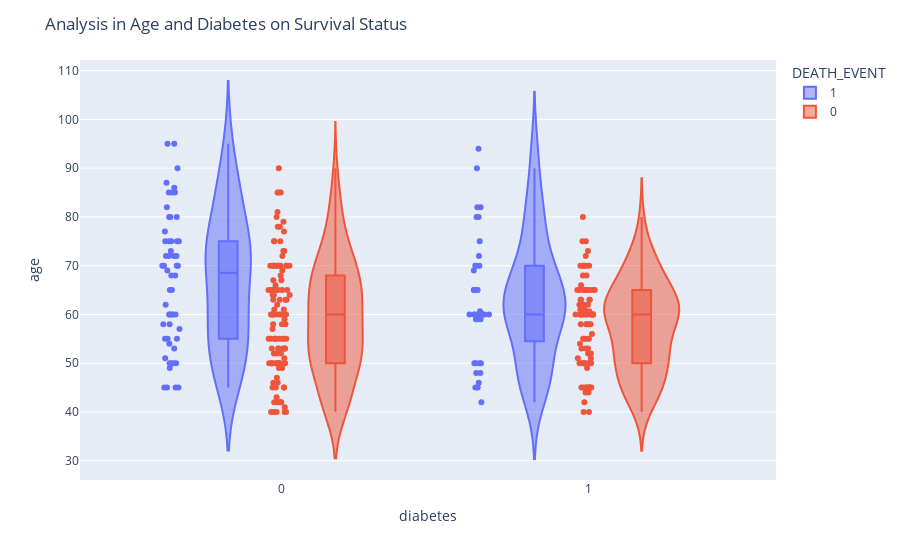

Notebook cell for this chart:
### Code cell
fig2 = px.violin(data, y="age", x="diabetes", color="DEATH_EVENT", box=True, points="all", hover_data=data.columns)
fig2.update_layout(title_text="Analysis in Age and Diabetes on Survival Status")

fig2.show()

### Figure 1 — Plotly figure (JSON) as saved in the notebook; plotly's stock layout.template omitted (floating-point values rounded to 4 significant figures; data arrays with more than 128 entries replaced by an {"elided": "..."} marker saying what was removed)
{"data": [{"alignmentgroup": "True", "box": {"visible": true}, "customdata": {"elided": "96x11 float values"}, "hovertemplate": "DEATH_EVENT=%{customdata[10]}<br>diabetes=%{x}<br>age=%{y}<br>anaemia=%{customdata[0]}<br>creatinine_phosphokinase=%{customdata[1]}<br>ejection_fraction=%{customdata[2]}<br>high_blood_pressure=%{customdata[3]}<br>platelets=%{customdata[4]}<br>serum_creatinine=%{customdata[5]}<br>serum_sodium=%{customdata[6]}<br>sex=%{customdata[7]}<br>smoking=%{customdata[8]}<br>time=%{customdata[9]}<extra></extra>", "legendgroup": "1", "marker": {"color": "#636efa"}, "name": "1", "offsetgroup": "1", "orientation": "v", "points": "all", "scalegroup": "True", "showlegend": true, "type": "violin", "x": [0, 0, 0, 0, 1, 0, 0, 1, 0, 0, 0, 0, 0, 0, 0, 0, 0, 0, 1, 1, 0, 1, 1, 0, 1, 0, 1, 1, 0, 1, 1, 1, 1, 1, 1, 0, 1, 1, 1, 1, 0, 1, 0, 0, 0, 0, 1, 1, 1, 0, 0, 1, 1, 0, 0, 0, 1, 0, 0, 1, 0, 0, 0, 1, 1, 0, 0, 0, 0, 0, 0, 1, 0, 0, 0, 0, 1, 1, 1, 1, 1, 1, 0, 0, 1, 0, 1, 0, 0, 1, 0, 0, 0, 0, 1, 0], "x0": " ", "xaxis": "x", "y": [75, 55, 65, 50, 65, 90, 75, 60, 65, 80, 75, 62, 45, 50, 82, 87, 45, 70, 48, 65, 68, 75, 80, 95, 70, 58, 82, 94, 85, 50, 65, 69, 90, 82, 60, 70, 50, 70, 60, 50, 51, 60, 80, 57, 68, 53, 60, 70, 60, 95, 49, 72, 45, 50, 45, 60, 42, 72, 70, 65, 85, 69, 60, 60, 59, 60, 72, 85, 70, 86, 60, 46, 80, 72, 75, 72, 50, 45, 80, 59, 59, 65, 75, 58, 60.67, 50, 60, 45, 77, 48, 54, 73, 60, 55, 65, 55], "y0": " ", "yaxis": "y"}, {"alignmentgroup": "True", "box": {"visible": true}, "customdata": {"elided": "203x11 float values"}, "hovertemplate": "DEATH_EVENT=%{customdata[10]}<br>diabetes=%{x}<br>age=%{y}<br>anaemia=%{customdata[0]}<br>creatinine_phosphokinase=%{customdata[1]}<br>ejection_fraction=%{customdata[2]}<br>high_blood_pressure=%{customdata[3]}<br>platelets=%{customdata[4]}<br>serum_creatinine=%{customdata[5]}<br>serum_sodium=%{customdata[6]}<br>sex=%{customdata[7]}<br>smoking=%{customdata[8]}<br>time=%{customdata[9]}<extra></extra>", "legendgroup": "0", "marker": {"color": "#EF553B"}, "name": "0", "offsetgroup": "0", "orientation": "v", "points": "all", "scalegroup": "True", "showlegend": true, "type": "violin", "x": {"elided": "203 int values"}, "x0": " ", "xaxis": "x", "y": {"elided": "203 float values"}, "y0": " ", "yaxis": "y"}], "layout": {"legend": {"title": {"text": "DEATH_EVENT"}, "tracegroupgap": 0}, "margin": {"t": 60}, "title": {"text": "Analysis in Age and Diabetes on Survival Status"}, "violinmode": "group", "xaxis": {"anchor": "y", "domain": [0, 1], "title": {"text": "diabetes"}}, "yaxis": {"anchor": "x", "domain": [0, 1], "title": {"text": "age"}}}}
